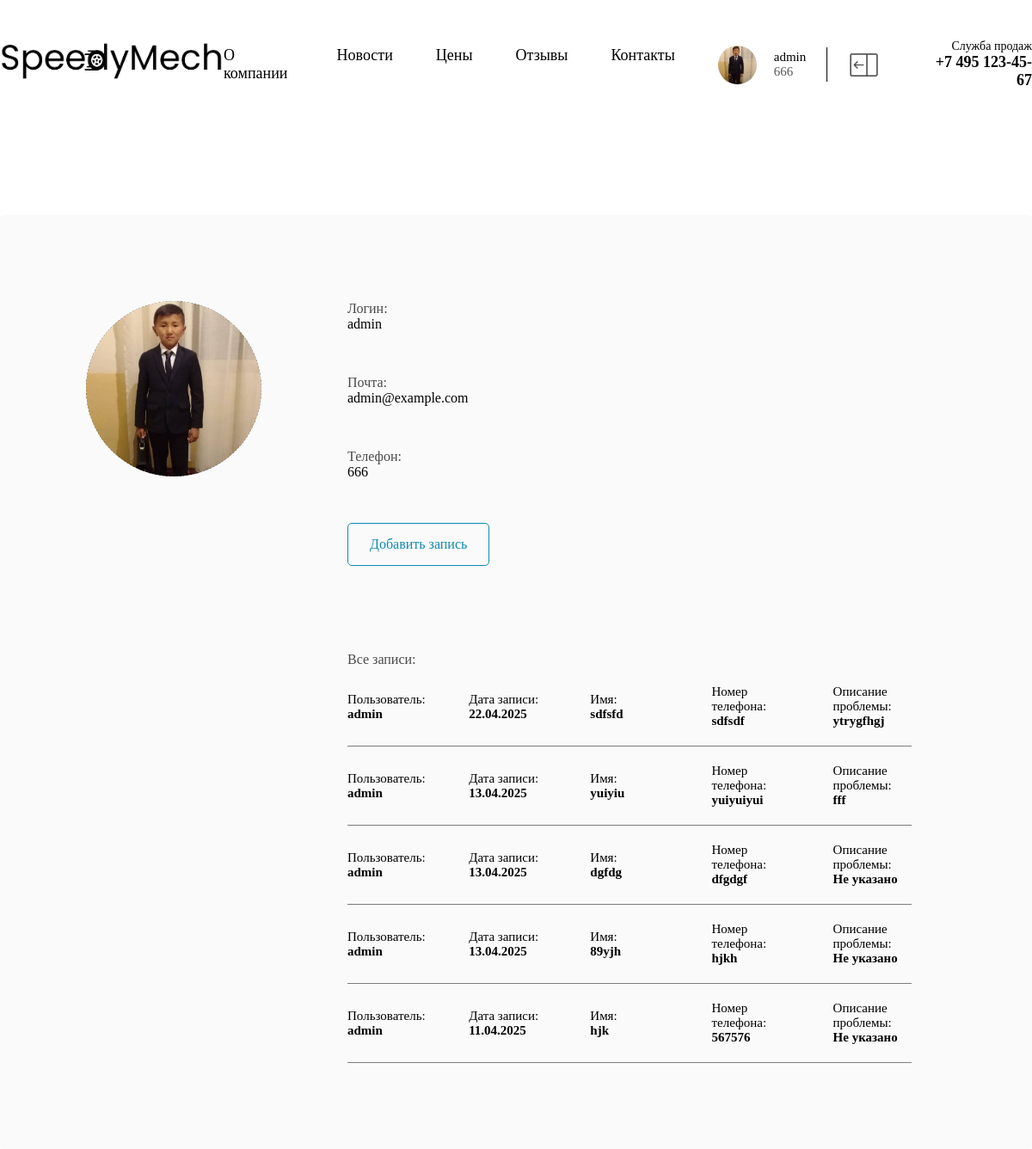
Screenshot of /profile/ (signed in) with the database file from the repository.
### app/models.py (models this page shows, shortened)
class CustomUser(AbstractUser):
    phone_number = models.CharField(
        max_length=15, blank=True, null=True, verbose_name="Телефон"
    )
    avatar = models.ImageField(
        upload_to="avatars/", blank=True, null=True, verbose_name="Аватар"
    )
    class Meta:
        verbose_name = "Пользователь"
        verbose_name_plural = "Пользователи"

class CarServiceRequest(models.Model):
    STATUS_CHOICES = [
        ("new", "Новая"),
        ("in_progress", "В работе"),
        ("completed", "Завершена"),
        ("canceled", "Отменена"),
    ]
    user = models.ForeignKey(
        CustomUser, on_delete=models.CASCADE, null=True, blank=True
    )
    name = models.CharField(max_length=100, verbose_name="Имя")
    phone = models.CharField(max_length=20, verbose_name="Телефон")
    car_brand = models.CharField(max_length=50, verbose_name="Марка автомобиля")
    problem_description = models.TextField(
        verbose_name="Описание проблемы", null=True, default="Не указано"
    )
    created_at = models.DateTimeField(auto_now_add=True, verbose_name="Дата создания")
    service_date = models.DateField(
        verbose_name="Дата обслуживания", null=True, blank=True
    )
    status = models.CharField(max_length=20, choices=STATUS_CHOICES, default='new')
    class Meta:
        verbose_name = "Заявка на сервис"
        verbose_name_plural = "Заявки на сервис"
        ordering = ["-created_at"]

### app/views.py (the view)
# urls.py: path('profile/', views.profile_view, name='profile'),
@login_required
def profile_view(request):
    profile, created = UserProfile.objects.get_or_create(user=request.user)
    if request.user.is_staff:
        service_requests = CarServiceRequest.objects.all().order_by('-created_at')
    else:
        service_requests = CarServiceRequest.objects.filter(user=request.user).order_by('-created_at')
    context = {
        'profile': profile,
        'user': request.user,
        'service_requests': service_requests
    }
    return render(request, 'auth/profile.html', context)

### app/templates/auth/profile.html (shortened to what this page needs)
{% load static %}
{% include "app/header.html" %}
<head>
    <link rel="stylesheet" href="{% static 'app/css/style.css' %}">
    <link rel="stylesheet" href="{% static 'app/css/profile.css' %}">
</head>
<main>
    <div class="profile__content">
        {% if user.avatar %}
        <div class="avatar">
            <img src="{{ user.avatar.url }}" alt="UserAvatar">
        </div>
        {% else %}
        <div class="avatar">
            <p>Нет аватара</p>
        </div>
        {% endif %}
        <div class="profile__info">
            <div class="profile__info_items">
                <div class="profile__info_item">
                    <label>Логин: </label>
                    <p>{{ user.username }}</p>
                </div>
                <div class="profile__info_item">
                    <label>Почта: </label>
                    <p>{{ user.email }}</p>
                </div>
                <div class="profile__info_item">
                    <label>Телефон: </label>
                    <p>{{ user.phone_number }}</p>
                </div>
                {% if user.is_staff %}
                <a class="add_news" href="{% url 'add_news' %}">Добавить запись</a>
                {% endif %}
            </div>
            <div class="profile__info_records">
                <p class="records">
                    {% if request.user.is_staff %}
                    Все записи:
                    {% else %}
                    Ваши записи:
                    {% endif %}
                </p>
                {% if service_requests %}
                {% for request in service_requests %}
                <div class="profile__info_record">
                    {% if request.user.is_staff %}
                    <p>Пользователь: <strong>{{ request.user.username }}</strong></p>
                    {% endif %}
                    <p>Дата записи: <strong>{{ request.created_at|date:"d.m.Y" }}</strong></p>
                    <p>Имя: <strong>{{ request.name }}</strong></p>
                    <p>Номер телефона: <strong>{{ request.phone }}</strong></p>
                    <p>Описание проблемы: <strong>{{ request.problem_description }}</strong></p>
                </div>
                <span></span>
                {% endfor %}
                {% endif %}
            </div>
        </div>
    </div>
</main>

### app/templates/app/header.html (shortened to what this page needs)
{% load static %}
<link rel="stylesheet" href="{% static 'app/css/header.css' %}">
<header>
        <div class="logotype">
            <a href="{% url 'index' %}">
                <img src="{% static 'app/media/logo.png' %}" alt="Logo">
            </a>
        </div>
        <div class="header__items">
            <nav>
                <ul>
                    <li><a href="{% url 'about' %}">О компании</a></li>
                    <li><a href="{% url 'news_page' %}">Новости</a></li>
                    <li><a href="{% url 'index' %}#section5">Цены</a></li>
                    <li><a href="{% url 'reviews' %}">Отзывы</a></li>
                    <li><a href="{% url 'contacts' %}">Контакты</a></li>
                </ul>
            </nav>
            {% if user.is_authenticated %}
            <div class="personal__page">
                <a href="{% url 'profile' %}">
                    {% if user.avatar %}
                    <img src="{{ user.avatar.url }}" title="Личный кабинет" style="width: 45px;" alt="404">
                    {% endif %}
                    <div class="personal__page_names">
                        <p>{{ user.username }}</p>
                        <p>{{ user.phone_number }}</p>
                    </div>
                </a>
                <form action="{% url 'logout' %}" method="post">
                    <button type="submit" title="Выход" style="border: none; background-color: transparent;">
                        <img src="{% static 'app/media/icons/logout.png' %}" style="width: 35px;" alt="">
                    </button>
                </form>
            </div>
            {% endif %}
            <div class="number">
                <p>Служба продаж</p>
                <strong>+7 495 123-45-67</strong>
            </div>
        </div>
</header>

### app/static/app/css/header.css (style rules this page uses)
* { font-family: Stem-Light; }

### app/static/app/css/style.css (style rules this page uses)
* { margin: 0; padding: 0; }
a { text-decoration: none; }
li { list-style: none; }

### app/static/app/css/profile.css (style rules this page uses)
.add_news { text-align: center; color: #118AB2; border: 1px solid #118AB2; border-radius: 5px; padding: 15px 25px; height: auto; scale: 1; transition: all 0.1s; }

### rows the page displays
CustomUser: avatar (picture), username "admin", phone_number "666", email "admin@example.com"
CarServiceRequest: user.username "admin", created_at "22.04.2025", name "sdfsfd", phone "sdfsdf", problem_description "ytrygfhgj"
CarServiceRequest: user.username "admin", created_at "13.04.2025", name "yuiyiu", phone "yuiyuiyui", problem_description "fff"
CarServiceRequest: user.username "admin", created_at "13.04.2025", name "dgfdg", phone "dfgdgf", problem_description "Не указано"
CarServiceRequest: user.username "admin", created_at "13.04.2025", name "89yjh", phone "hjkh", problem_description "Не указано"
CarServiceRequest: user.username "admin", created_at "11.04.2025", name "hjk", phone "567576", problem_description "Не указано"
